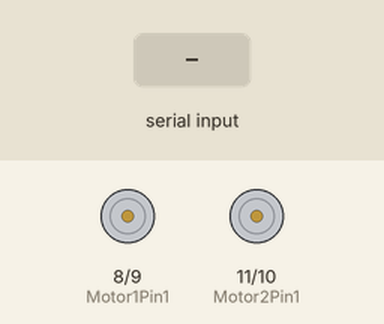
This sketch was run on a simulated Arduino Uno, built with avr-gcc and run on an emulated ATmega328P. On the bench: motor-driver pin pairs drawn as motors (green arrow = first pin HIGH = forward, orange = second pin HIGH = backward, longer = more drive). Inputs (shaded band) come from the test bench. What the sketch prints to the serial monitor is not drawn.

Above: at 1.2 s.
1.3 s: "U" received over Serial
At 2.3 s:
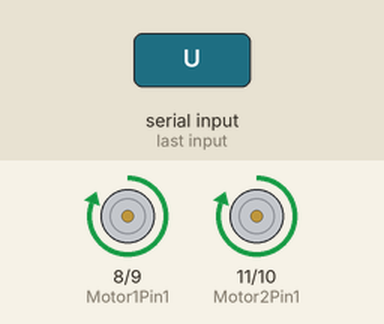
2.8 s: "D" received over Serial
At 3.5 s:
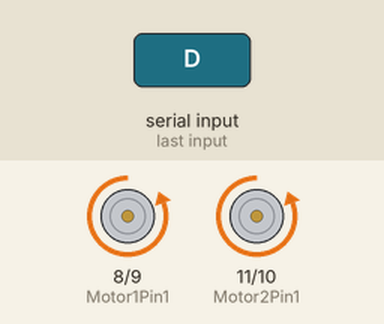
4.3 s: "L" received over Serial
At 4.6 s:
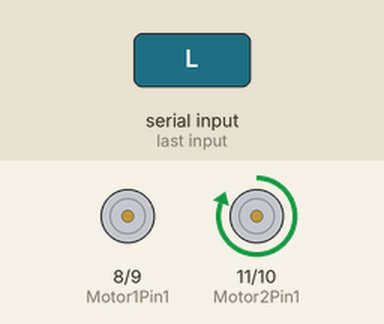
5.8 s: "R" received over Serial
At 6.9 s:
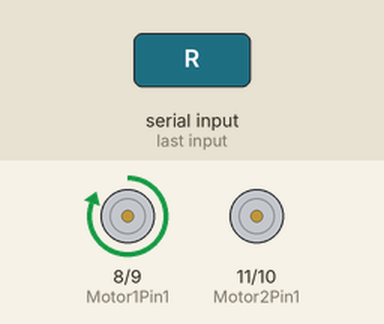
Timing chart, 0 to 8.3 s (numbered marks = the images above; inputs shaded):
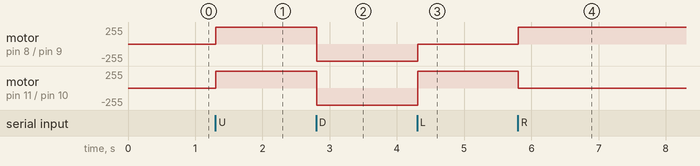

Measured:
- after the input at 1.3 s, motor on pin 8 (Motor1Pin1) / pin 9 (Motor1Pin2), motor on pin 11 (Motor2Pin1) / pin 10 (Motor2Pin2): stopped → forward 255/255 at once
- after the input at 2.8 s, motor on pin 8 (Motor1Pin1) / pin 9 (Motor1Pin2), motor on pin 11 (Motor2Pin1) / pin 10 (Motor2Pin2): forward 255/255 → backward 255/255 at once
- after the input at 4.3 s, motor on pin 8 (Motor1Pin1) / pin 9 (Motor1Pin2): backward 255/255 → stopped at once; motor on pin 11 (Motor2Pin1) / pin 10 (Motor2Pin2): backward 255/255 → forward 255/255 at once
- after the input at 5.8 s, motor on pin 8 (Motor1Pin1) / pin 9 (Motor1Pin2): stopped → forward 255/255 at once; motor on pin 11 (Motor2Pin1) / pin 10 (Motor2Pin2): forward 255/255 → stopped at once

The sketch:

bluetooth_hc05_rc_car.ino
```cpp
//RC car with bluetooth communication

const int Motor1Pin1 = 8;
const int Motor1Pin2 = 9;
const int Motor2Pin2 =10;
const int Motor2Pin1 = 11;


char incByte;


void setup(){

  Serial.begin(9600);
  pinMode(Motor1Pin1, OUTPUT);
  pinMode(Motor1Pin2, OUTPUT);
  pinMode(Motor2Pin1, OUTPUT);
  pinMode(Motor2Pin2, OUTPUT);


}


void loop(){


  if(Serial.available()>0){

    incByte = Serial.read();

  }


  Serial.println(incByte);

  //conditions from android device

 if(incByte == 'U'){  moveForward();  }

 if(incByte == 'D'){   moveBackward();  }

 if(incByte == 'L'){    moveLeft(); }

 if(incByte == 'R'){   moveRight();  }

 else if(incByte == 'S'){   moveStop();  }


}


//functions for different modes


void moveForward(){

  digitalWrite(Motor1Pin1, HIGH);
  digitalWrite(Motor1Pin2, LOW);
  digitalWrite(Motor2Pin1, HIGH);
  digitalWrite(Motor2Pin2, LOW);
}

void moveBackward(){

  digitalWrite(Motor1Pin1, LOW);
  digitalWrite(Motor1Pin2, HIGH);
  digitalWrite(Motor2Pin1, LOW);
  digitalWrite(Motor2Pin2, HIGH);
}

void moveLeft(){

  digitalWrite(Motor1Pin2, LOW);
  digitalWrite(Motor1Pin1, LOW);//
  digitalWrite(Motor2Pin1, HIGH);
  digitalWrite(Motor2Pin2,LOW);
}

void moveRight(){

  digitalWrite(Motor1Pin2, LOW);
  digitalWrite(Motor1Pin1, HIGH);
  digitalWrite(Motor2Pin1, LOW);//
  digitalWrite(Motor2Pin2, LOW);
}

void moveStop(){

  digitalWrite(Motor1Pin1, LOW);
  digitalWrite(Motor1Pin2, LOW);
  digitalWrite(Motor2Pin1, LOW);
  digitalWrite(Motor2Pin2, LOW);
}
```
